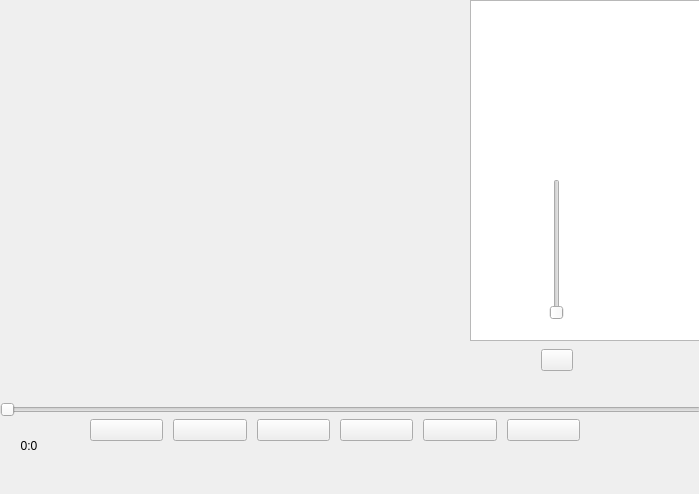
<?xml version="1.0" encoding="UTF-8"?>
<ui version="4.0">
 <class>MusicPlayerClass</class>
 <widget class="QMainWindow" name="MusicPlayerClass">
  <property name="geometry">
   <rect>
    <x>0</x>
    <y>0</y>
    <width>699</width>
    <height>494</height>
   </rect>
  </property>
  <property name="windowTitle">
   <string>MusicPlayer</string>
  </property>
  <widget class="QWidget" name="centralWidget">
   <property name="layoutDirection">
    <enum>Qt::LayoutDirection::LeftToRight</enum>
   </property>
   <property name="autoFillBackground">
    <bool>true</bool>
   </property>
   <widget class="QWidget" name="buttonWidget" native="true">
    <property name="geometry">
     <rect>
      <x>90</x>
      <y>390</y>
      <width>501</width>
      <height>81</height>
     </rect>
    </property>
    <widget class="QWidget" name="layoutWidget">
     <property name="geometry">
      <rect>
       <x>0</x>
       <y>0</y>
       <width>501</width>
       <height>81</height>
      </rect>
     </property>
     <layout class="QHBoxLayout" name="horizontalLayout">
      <property name="spacing">
       <number>10</number>
      </property>
      <property name="leftMargin">
       <number>0</number>
      </property>
      <item>
       <widget class="QPushButton" name="modeButton">
        <property name="cursor">
         <cursorShape>PointingHandCursor</cursorShape>
        </property>
        <property name="text">
         <string/>
        </property>
       </widget>
      </item>
      <item>
       <widget class="QPushButton" name="prevButton">
        <property name="cursor">
         <cursorShape>PointingHandCursor</cursorShape>
        </property>
        <property name="text">
         <string/>
        </property>
       </widget>
      </item>
      <item>
       <widget class="QPushButton" name="playButton">
        <property name="cursor">
         <cursorShape>PointingHandCursor</cursorShape>
        </property>
        <property name="text">
         <string/>
        </property>
       </widget>
      </item>
      <item>
       <widget class="QPushButton" name="nextButton">
        <property name="cursor">
         <cursorShape>PointingHandCursor</cursorShape>
        </property>
        <property name="text">
         <string/>
        </property>
       </widget>
      </item>
      <item>
       <widget class="QPushButton" name="listButton">
        <property name="cursor">
         <cursorShape>PointingHandCursor</cursorShape>
        </property>
        <property name="text">
         <string/>
        </property>
       </widget>
      </item>
      <item>
       <widget class="QPushButton" name="volumeButton">
        <property name="cursor">
         <cursorShape>PointingHandCursor</cursorShape>
        </property>
        <property name="text">
         <string/>
        </property>
       </widget>
      </item>
     </layout>
    </widget>
   </widget>
   <widget class="QSlider" name="musicSlider">
    <property name="geometry">
     <rect>
      <x>0</x>
      <y>400</y>
      <width>701</width>
      <height>20</height>
     </rect>
    </property>
    <property name="cursor">
     <cursorShape>PointingHandCursor</cursorShape>
    </property>
    <property name="orientation">
     <enum>Qt::Orientation::Horizontal</enum>
    </property>
   </widget>
   <widget class="QLabel" name="durationLabel">
    <property name="geometry">
     <rect>
      <x>4</x>
      <y>420</y>
      <width>50</width>
      <height>51</height>
     </rect>
    </property>
    <property name="text">
     <string>0:0</string>
    </property>
    <property name="alignment">
     <set>Qt::AlignmentFlag::AlignCenter</set>
    </property>
   </widget>
   <widget class="QLabel" name="durationLabel_2">
    <property name="geometry">
     <rect>
      <x>50</x>
      <y>420</y>
      <width>50</width>
      <height>51</height>
     </rect>
    </property>
    <property name="text">
     <string/>
    </property>
    <property name="alignment">
     <set>Qt::AlignmentFlag::AlignCenter</set>
    </property>
   </widget>
   <widget class="QWidget" name="volumeWidget" native="true">
    <property name="geometry">
     <rect>
      <x>530</x>
      <y>170</y>
      <width>54</width>
      <height>221</height>
     </rect>
    </property>
    <property name="layoutDirection">
     <enum>Qt::LayoutDirection::LeftToRight</enum>
    </property>
    <layout class="QVBoxLayout" name="verticalLayout">
     <property name="spacing">
      <number>0</number>
     </property>
     <property name="leftMargin">
      <number>0</number>
     </property>
     <property name="topMargin">
      <number>9</number>
     </property>
     <property name="rightMargin">
      <number>0</number>
     </property>
     <property name="bottomMargin">
      <number>9</number>
     </property>
     <item>
      <widget class="QSlider" name="volumeSlider">
       <property name="sizePolicy">
        <sizepolicy hsizetype="Preferred" vsizetype="Expanding">
         <horstretch>0</horstretch>
         <verstretch>0</verstretch>
        </sizepolicy>
       </property>
       <property name="cursor">
        <cursorShape>PointingHandCursor</cursorShape>
       </property>
       <property name="maximum">
        <number>100</number>
       </property>
       <property name="orientation">
        <enum>Qt::Orientation::Vertical</enum>
       </property>
      </widget>
     </item>
     <item>
      <widget class="QLabel" name="volumeLabel">
       <property name="sizePolicy">
        <sizepolicy hsizetype="Expanding" vsizetype="Preferred">
         <horstretch>0</horstretch>
         <verstretch>0</verstretch>
        </sizepolicy>
       </property>
       <property name="font">
        <font>
         <pointsize>12</pointsize>
        </font>
       </property>
       <property name="cursor">
        <cursorShape>ArrowCursor</cursorShape>
       </property>
       <property name="layoutDirection">
        <enum>Qt::LayoutDirection::LeftToRight</enum>
       </property>
       <property name="text">
        <string/>
       </property>
       <property name="alignment">
        <set>Qt::AlignmentFlag::AlignCenter</set>
       </property>
      </widget>
     </item>
     <item>
      <widget class="QWidget" name="widget" native="true">
       <layout class="QHBoxLayout" name="horizontalLayout_2">
        <item>
         <spacer name="horizontalSpacer">
          <property name="orientation">
           <enum>Qt::Orientation::Horizontal</enum>
          </property>
          <property name="sizeHint" stdset="0">
           <size>
            <width>40</width>
            <height>20</height>
           </size>
          </property>
         </spacer>
        </item>
        <item>
         <widget class="QPushButton" name="volumeModeButton">
          <property name="sizePolicy">
           <sizepolicy hsizetype="Expanding" vsizetype="Preferred">
            <horstretch>0</horstretch>
            <verstretch>0</verstretch>
           </sizepolicy>
          </property>
          <property name="cursor">
           <cursorShape>PointingHandCursor</cursorShape>
          </property>
          <property name="layoutDirection">
           <enum>Qt::LayoutDirection::LeftToRight</enum>
          </property>
          <property name="text">
           <string/>
          </property>
         </widget>
        </item>
        <item>
         <spacer name="horizontalSpacer_2">
          <property name="orientation">
           <enum>Qt::Orientation::Horizontal</enum>
          </property>
          <property name="sizeHint" stdset="0">
           <size>
            <width>40</width>
            <height>20</height>
           </size>
          </property>
         </spacer>
        </item>
       </layout>
      </widget>
     </item>
    </layout>
   </widget>
   <widget class="QListWidget" name="musicList">
    <property name="geometry">
     <rect>
      <x>470</x>
      <y>0</y>
      <width>231</width>
      <height>341</height>
     </rect>
    </property>
   </widget>
   <widget class="QWidget" name="artWidget" native="true">
    <property name="geometry">
     <rect>
      <x>60</x>
      <y>50</y>
      <width>271</width>
      <height>271</height>
     </rect>
    </property>
   </widget>
   <zorder>buttonWidget</zorder>
   <zorder>musicSlider</zorder>
   <zorder>durationLabel_2</zorder>
   <zorder>musicList</zorder>
   <zorder>volumeWidget</zorder>
   <zorder>durationLabel</zorder>
   <zorder>artWidget</zorder>
  </widget>
 </widget>
 <layoutdefault spacing="6" margin="11"/>
 <resources>
  <include location="MusicPlayer.qrc"/>
 </resources>
 <connections/>
</ui>
